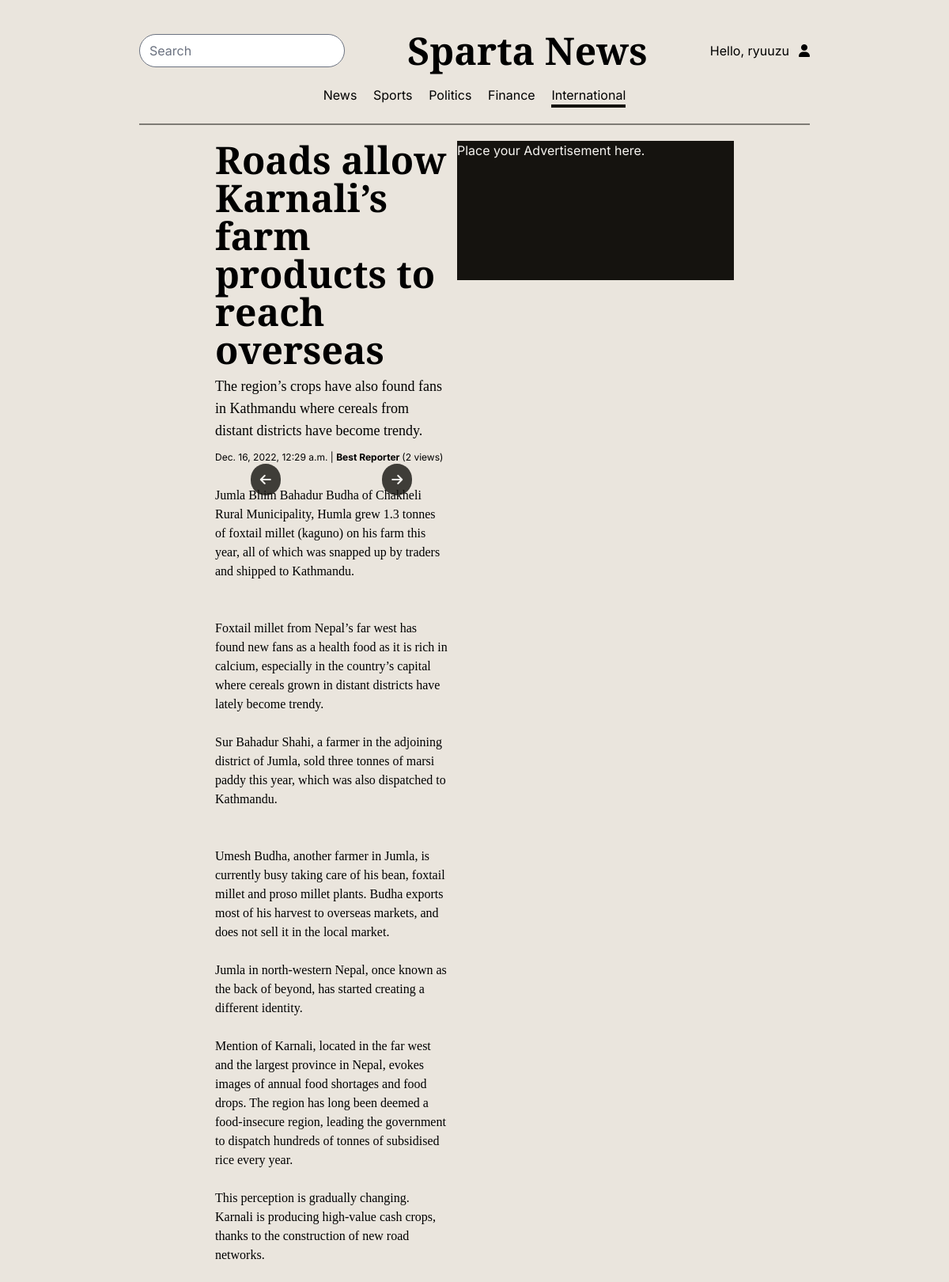
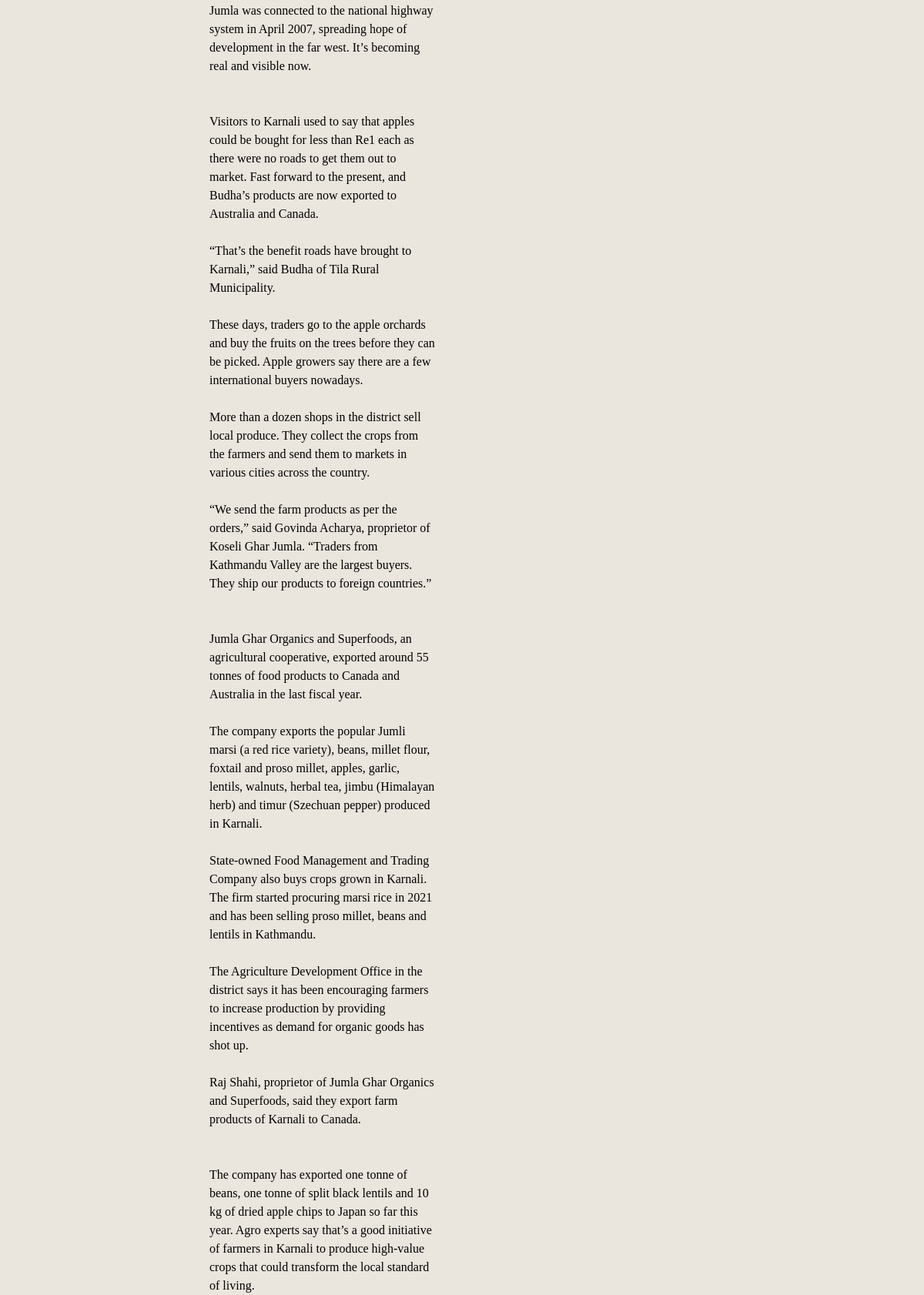
Screenshot of /news/roads-allow-karnalis-farm-products-to-reach/ (signed in) with the database file from the repository (2 pictures, top to bottom).
### news_portal/models.py (models this page shows, shortened)
class PortalUser(AbstractBaseUser):
    user_type = models.CharField(
        max_length=25, choices=UserTypes.choices, default=UserTypes.READER
    )
    username = models.CharField(max_length=50, unique=True)
    email = models.EmailField(max_length=100, null=True, blank=True)
    is_active = models.BooleanField(default=True)
    is_staff = models.BooleanField(default=False)
    is_admin = models.BooleanField(default=False)
    is_superuser = models.BooleanField(default=False)
    is_verified = models.BooleanField(default=False)
    first_name = models.CharField(
        max_length=100, verbose_name="First Name", null=True, blank=True
    )
    middle_name = models.CharField(
        max_length=100, verbose_name="Middle Name", null=True, blank=True
    )
    last_name = models.CharField(
        max_length=100, verbose_name="Last Name", null=True, blank=True
    )
    gender = models.CharField(
        max_length=20,
        verbose_name="Gender",
        choices=GENDER_CHOICES,
        null=True,
        blank=True,
    )
    dob = models.DateField(verbose_name="Date of Birth", null=True, blank=True)
    contact_number = models.CharField(
        max_length=10, verbose_name="Contact Number", null=True, blank=True
    )
    photo = models.ImageField(
        verbose_name="User Photo", null=True, blank=True, upload_to="photos"
    )
    city = models.CharField(
        max_length=50, verbose_name="Permanent Address", null=True, blank=True
    )
    USERNAME_FIELD = "username"
    objects = PortalUserManager()

class News(models.Model):
    slug = models.SlugField(unique=True)
    created_by = models.ForeignKey(Reporter, on_delete=models.PROTECT)
    title = models.CharField(max_length=1000, verbose_name="Title")
    sub_title = models.CharField(max_length=1000, verbose_name="Sub Title")
    body = models.TextField(verbose_name="Body")
    image1 = models.ImageField(
        blank=True, null=True, upload_to="photos", verbose_name="Images"
    )
    image2 = models.ImageField(
        blank=True, null=True, upload_to="photos", verbose_name="Images"
    )
    image3 = models.ImageField(
        blank=True, null=True, upload_to="photos", verbose_name="Images"
    )
    source = models.CharField(max_length=100, choices=SOURCE_CHOICES)
    location = models.CharField(max_length=100)
    category = models.CharField(max_length=100, choices=NewsCategory.choices)
    upload_date = models.DateTimeField(auto_now_add=True)
    edit_date = models.DateTimeField(auto_now=True)
    is_anonymous = models.BooleanField(
        default=False, verbose_name="Report Anonymously?"
    )
    view_count = models.BigIntegerField(default=0)
    coin_generated = models.BigIntegerField(default=0)
    objects = NewsManager()

### news_portal/views.py (the view)
# urls.py: path("news/<slug:slug>/", view_news, name="view_news"),
def view_news(request: HttpRequest, slug):
    news = get_object_or_404(News, slug=slug)
    news.view_count += 1
    news.save()
    context = {
        "news": news,
        "news_categories": NewsCategory.choices,
        "active_cat": news.category,
    }
    return render(request, "news_portal/news/index.html", context)

### news_portal/templates/news_portal/news/index.html (shortened to what this page needs)
{% extends 'base.html' %}
{% load static %}
{% block bodyContent %}
<body class="bg-tan mx-20 px-24">
    {% include 'navbar.html' %}
    <div class="container px-24 mx-auto flex gap-3">
        <div class="news-container gap-3 w-auto flex flex-col">
            <div class="headings">
                <h1 class="font-heading font-semibold text-5xl">{{news.title}}</h1>
                <h1 class="font-heading font-medium text-lg mt-2">{{news.sub_title}}</h1>
            </div>
            <div class="author text-xs">
                {{news.upload_date}} | <strong>
                    {% if news.is_anonymous %}
                    Anonymous
                    {% else %}
                    {{news.created_by.first_name}} {{news.created_by.last_name}}
                    {% endif %}
                </strong> ({{news.view_count}} view{{news.view_count|pluralize}})
            </div>
            <div class="news-contents">
                {% if news.image1 or news.image2 or news.image3 %}
                <div id="news-image-holder" class="my-2 w-3/4 mx-auto h-fit relative">
                    <i class="fa-solid fa-arrow-left absolute z-20 text-white left-2 top-1/2 bg-black p-3 rounded-full bg-opacity-80 hover:bg-opacity-40 cursor-pointer transition-all duration-300 -translate-y-1/2"
                        id="browse-left"></i>
                    <i class="fa-solid fa-arrow-right absolute z-20 text-white right-2 top-1/2 bg-black p-3 rounded-full bg-opacity-80 hover:bg-opacity-40 cursor-pointer transition-all duration-300 -translate-y-1/2"
                        id="browse-right"></i>
                </div>
                {% endif %}
                <p class="font-roman">{{news.location}} {{news.body|linebreaksbr}}</p>
            </div>
        </div>
        <aside>
            <div class="ad-banner bg-black w-smallAd text-white h-44">
                Place your Advertisement here.
            </div>
        </aside>
    </div>
</body>
{% endblock %}

### news_portal/templates/navbar.html (shortened to what this page needs)
<nav class="pt-10 pb-5 border-b-2 border-b-black border-opacity-50 mb-5">
    <div class="top-bar flex items-center justify-between">
        <input type="text" placeholder="Search" class="rounded-full">
        <h1 class="font-heading text-5xl font-bold">Sparta News</h1>
        <div class="user-links flex items-center relative gap-3">
            {% if user.is_authenticated %}
            Hello, {{user.username}} <i class="fa-solid fa-user"></i>
            {% else %}
            <a href="{% url 'login' %}" class="rounded-full px-5 py-2">Login</a>
            <a href="{% url 'register' %}"
                class="rounded-full bg-black text-white  hover:bg-opacity-80 cursor-pointer transition-colors duration-300 px-5 py-2">Register</a>
            {% endif %}
        </div>
    </div>
    <div class="bottom-bar flex mx-auto justify-evenly mt-5 w-1/2">
        <a href="{% url 'home' %}" {% if active_cat == 'news' %} class="border-b-4 border-b-black" {% endif %}>News</a>
        {% for cat_value, cat_label in news_categories %}
        <a href="{% url 'cat_view' cat_value %}" {% if active_cat == cat_value %} class="border-b-4 border-b-black"
            {% endif %}>{{cat_label}}</a>
        {% endfor %}
    </div>
</nav>

### rows the page displays
PortalUser: username "ryuuzu"
News: title "Roads allow Karnali’s farm products to reach overseas", sub_title "The region’s crops have also found fans in Kathmandu where cereals from distant districts have become trendy.", upload_date "Dec. 16, 2022, 12:29 a.m.", created_by.first_name "Best", created_by.last_name "Reporter", view_count "2", location "Jumla", body "Bhim Bahadur Budha of Chakheli Rural Municipality, Humla grew 1.3 tonnes of foxtail millet (kaguno) on his farm this year, all of which was snapped up by traders and shipped to Kathmandu. Foxtail millet from Nepal’s far west has found new fans as a health food as it is rich in calcium, especially in the country’s capital where cereals grown in distant districts have lately become trendy. Sur Bahadur Shahi, a farmer in the adjoining district of Jumla, sold three tonnes of marsi paddy this year, which was also dispatched to Kathmandu. Umesh Budha, another farmer in Jumla, is currently busy taking care of his bean, foxtail millet and proso millet plants. Budha exports most of his harvest to…"

### other values shown
{{ cat_label }} "Sports" "Politics" "Finance" "International"
